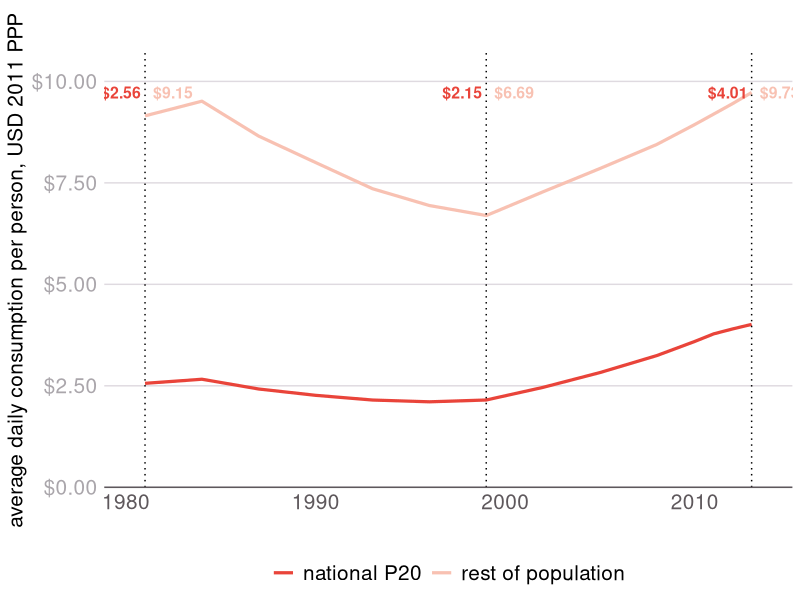
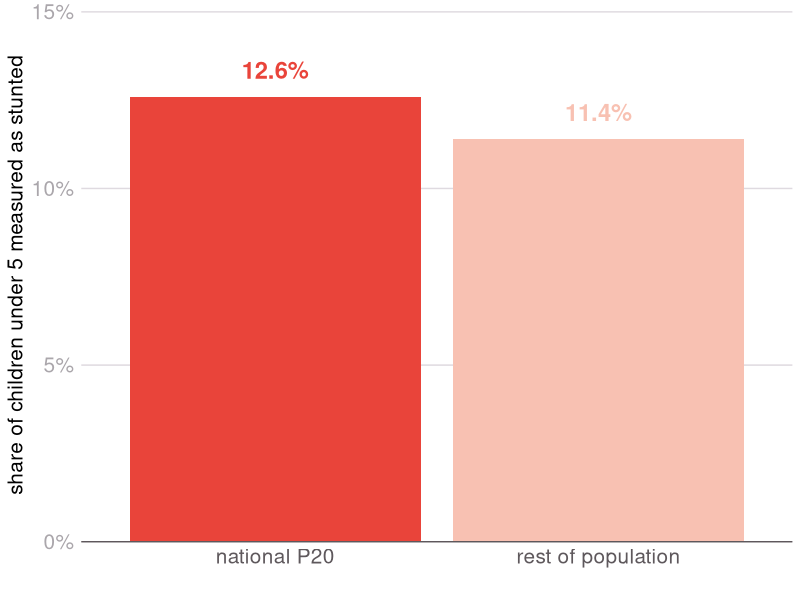
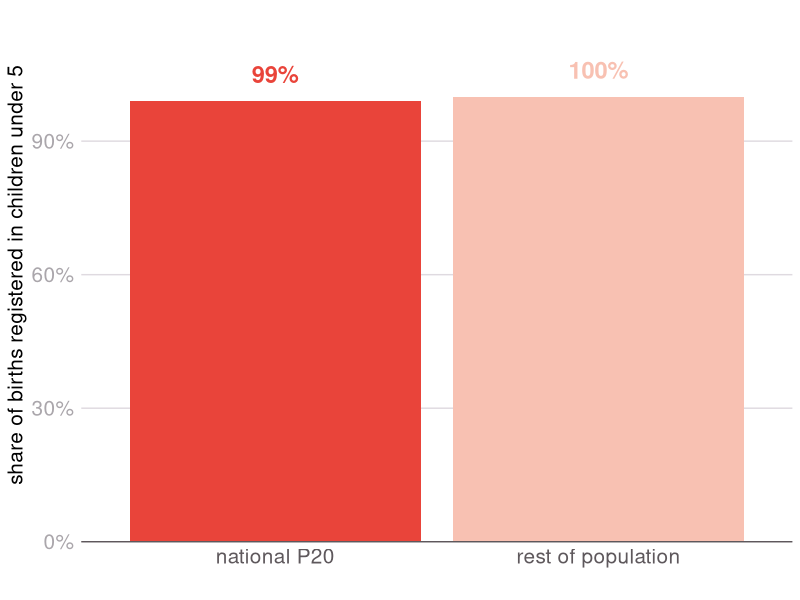
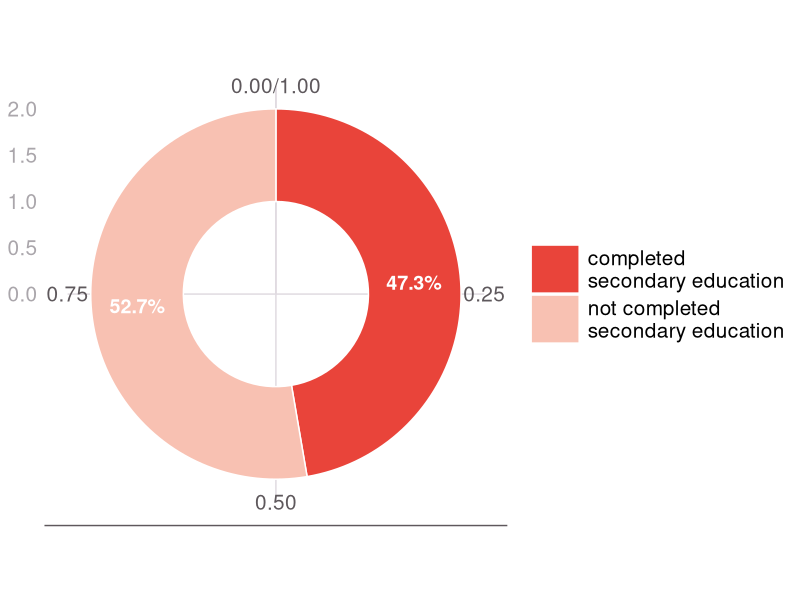

Here is the R script that generated these plots, in order: (Note: this script raises an error after producing the figures.)
list.of.packages <- c("data.table","varhandle","reshape2","ggplot2","scales")
new.packages <- list.of.packages[!(list.of.packages %in% installed.packages()[,"Package"])]
if(length(new.packages)) install.packages(new.packages)
lapply(list.of.packages, require, character.only=T)

# C1: Income trends line
# C2: Stunting bar (LI only)
# C3: Birth reg bar (LI only)
# C4: Secondary educ donut
# C5: Secondary educ bar (LI only)
# C6: Under 5 mort bar (LI only)
# C7: Obesity line (HI only)

setwd("~/git/p20-profiles-2018")

getmode <- function(v) {
  uniqv <- unique(v)
  uniqv[which.max(tabulate(match(v, uniqv)))]
}

light.grey = "#DFDAE0"
mid.grey = "#AAA6AB"
dark.grey = "#5E585C"
red = "#E9443A"
pink = "#F8C1B2"
font.size = 15
line.size = 1.1
dpi = 300
two_tone = scale_color_manual(values=c(red,pink))
two_tone_fill = scale_fill_manual(values=c(red,pink))

simple_style = theme_bw() +
  theme(
    panel.border = element_blank()
    ,panel.grid.major.x = element_blank()
    ,panel.grid.major.y = element_line(color=light.grey )
    ,panel.background = element_blank()
    ,plot.background = element_blank()
    ,panel.grid.minor = element_blank()
    ,axis.line.x = element_line(colour = dark.grey)
    ,axis.line.y = element_blank()
    ,axis.text.x = element_text(colour=dark.grey, size=font.size)
    ,axis.text.y = element_text(colour=mid.grey, size=font.size)
    ,axis.title = element_text(size=font.size)
    ,axis.ticks = element_blank()
    ,legend.text = element_text(size=font.size))


countries <- read.csv("data/countries.csv",na.strings="")
countries$original.order = c(1:nrow(countries))

for(theslug in countries$slug){
  country = subset(countries,slug==theslug)[1,]
  lowincome = country$lowincome
  if(lowincome){
    for(i in c(1:6)){
      chart_name = paste0("charts/",theslug,"_c",i,".png")
      file.copy("final_template/no_data_text.png",chart_name,overwrite=T)
    }
  }else{
    for(i in c(1,4,7)){
      chart_name = paste0("charts/",theslug,"_c",i,".png")
      file.copy("final_template/no_data_text.png",chart_name,overwrite=T)
    }
  }
}

c1_data = read.csv("data/IncomeGapGraph.csv")
if(!"longname" %in% names(c1_data)){setnames(c1_data,"Country","longname")}
if(is.factor(c1_data$longname)){c1_data$longname=unfactor(c1_data$longname)}
c1_data$longname[which(c1_data$longname=="Cabo Verde")] = "Cape Verde"
c1_data$longname[which(c1_data$longname=="Congo")] = "Republic of Congo"
c1_data$longname[which(c1_data$longname=="Cote d'Ivoire")] = "Côte d’Ivoire"
c1_data$longname[which(c1_data$longname=="Lao People's Democratic Republic")] = "Lao People’s Democratic Republic"
missing_from_c1 = setdiff(countries$longname,c1_data$longname)
c1_missing_from_countries = setdiff(c1_data$longname,countries$longname)

c2_data <- read.csv("data/stunting.csv")
if(!"longname" %in% names(c2_data)){setnames(c2_data,"CountryName","longname")}
if(is.factor(c2_data$longname)){c2_data$longname=unfactor(c2_data$longname)}
c2_data$longname[which(c2_data$longname=="Cabo Verde")] = "Cape Verde"
c2_data$longname[which(c2_data$longname=="Congo")] = "Republic of Congo"
c2_data$longname[which(c2_data$longname=="Cote d'Ivoire")] = "Côte d’Ivoire"
c2_data$longname[which(c2_data$longname=="Lao People's Democratic Republic")] = "Lao People’s Democratic Republic"
c2_data$longname[which(c2_data$longname=="Democratic People's Republic of Korea")] = "Democratic People’s Republic of Korea"
missing_from_c2 = setdiff(countries$longname,c2_data$longname)
c2__missing_from_countries = setdiff(c2_data$longname,countries$longname)

c3_data <- read.csv("data/birthregP20.csv",fileEncoding="latin1")
if(!"longname" %in% names(c3_data)){setnames(c3_data,"CountryName","longname")}
if(is.factor(c3_data$longname)){c3_data$longname=unfactor(c3_data$longname)}
if(is.factor(c3_data$NP20.Reg)){c3_data$NP20.Reg=unfactor(c3_data$NP20.Reg)}
c3_data$NP20.Reg = gsub("\u0096","",c3_data$NP20.Reg)
c3_data$NP20.Reg[which(c3_data$longname=="Solomon Islands")] <- "87"
c3_data$NP20.Reg = as.numeric(c3_data$NP20.Reg)
c3_data$longname[which(c3_data$longname=="Cabo Verde")] = "Cape Verde"
c3_data$longname[which(c3_data$longname=="Congo")] = "Republic of Congo"
c3_data$longname[which(c3_data$longname=="Cote d'Ivoire")] = "Côte d’Ivoire"
c3_data$longname[which(c3_data$longname=="Lao People's Democratic Republic")] = "Lao People’s Democratic Republic"
c3_data$longname[which(c3_data$longname=="Democratic People's Republic of Korea")] = "Democratic People’s Republic of Korea"
c3_data$longname[which(c3_data$longname=="Libyan Arab Jamahiriya")] = "State of Libya"
missing_from_c3 = setdiff(countries$longname,c3_data$longname)
c3__missing_from_countries = setdiff(c3_data$longname,countries$longname)

c4_data <- read.csv("data/ntl_secondarycompletion.csv")
if(!"longname" %in% names(c4_data)){setnames(c4_data,"CountryName","longname")}
if(is.factor(c4_data$longname)){c4_data$longname=unfactor(c4_data$longname)}
c4_data$longname[which(c4_data$longname=="Cabo Verde")] = "Cape Verde"
c4_data$longname[which(c4_data$longname=="Congo")] = "Republic of Congo"
c4_data$longname[which(c4_data$longname=="Cote d'Ivoire")] = "Côte d’Ivoire"
c4_data$longname[which(c4_data$longname=="Lao People's Democratic Republic")] = "Lao People’s Democratic Republic"
c4_data$longname[which(c4_data$longname=="Korea, Dem. People’s Rep.")] = "Democratic People’s Republic of Korea"
c4_data$longname[which(c4_data$longname=="Libyan Arab Jamahiriya")] = "State of Libya"
c4_data$longname[which(c4_data$longname=="Virgin Islands (U.S.)")] = "United States Virgin Islands"
c4_data$longname[which(c4_data$longname=="aint Vincent and the Grenadines")] = "Saint Vincent and the Grenadines"
c4_data$longname[which(c4_data$longname=="Macao SAR, China")] = "China, Macao Special Administrative Region"
missing_from_c4 = setdiff(countries$longname,c4_data$longname)
c4__missing_from_countries = setdiff(c4_data$longname,countries$longname)
c4_data = subset(c4_data,!is.na(Secondary.Completion))
c4_data = c4_data[order(c4_data$longname,-c4_data$Year),]
c4_data$dup = duplicated(c4_data$longname)
c4_data = subset(c4_data,!dup)
c4_data$dup = NULL
c4_data$Year = NULL
c4_data$Secondary.non.completion = 100-c4_data$Secondary.Completion

c5_data <- read.csv("data/P20_secondarycompletion.csv")
if(!"longname" %in% names(c5_data)){setnames(c5_data,"CountryName","longname")}
if(is.factor(c5_data$longname)){c5_data$longname=unfactor(c5_data$longname)}
c5_data$longname[which(c5_data$longname=="Cabo Verde")] = "Cape Verde"
c5_data$longname[which(c5_data$longname=="Congo")] = "Republic of Congo"
c5_data$longname[which(c5_data$longname=="Cote d'Ivoire")] = "Côte d’Ivoire"
c5_data$longname[which(c5_data$longname=="Lao People's Democratic Republic")] = "Lao People’s Democratic Republic"
c5_data$longname[which(c5_data$longname=="Korea, Dem. People’s Rep.")] = "Democratic People’s Republic of Korea"
c5_data$longname[which(c5_data$longname=="Libyan Arab Jamahiriya")] = "State of Libya"
c5_data$longname[which(c5_data$longname=="Virgin Islands (U.S.)")] = "United States Virgin Islands"
c5_data$longname[which(c5_data$longname=="aint Vincent and the Grenadines")] = "Saint Vincent and the Grenadines"
c5_data$longname[which(c5_data$longname=="Macao SAR, China")] = "China, Macao Special Administrative Region"
missing_from_c5 = setdiff(countries$longname,c5_data$longname)
c5_missing_from_countries = setdiff(c5_data$longname,countries$longname)
c5_data$Year = NULL

c6_data <- read.csv("data/P20_u5mortality.csv")
if(!"longname" %in% names(c6_data)){setnames(c6_data,"CountryName","longname")}
if(is.factor(c6_data$longname)){c6_data$longname=unfactor(c6_data$longname)}
c6_data$longname[which(c6_data$longname=="Cabo Verde")] = "Cape Verde"
c6_data$longname[which(c6_data$longname=="Congo")] = "Republic of Congo"
c6_data$longname[which(c6_data$longname=="Cote d'Ivoire")] = "Côte d’Ivoire"
c6_data$longname[which(c6_data$longname=="Lao People's Democratic Republic")] = "Lao People’s Democratic Republic"
c6_data$longname[which(c6_data$longname=="Korea, Dem. People’s Rep.")] = "Democratic People’s Republic of Korea"
c6_data$longname[which(c6_data$longname=="Libyan Arab Jamahiriya")] = "State of Libya"
c6_data$longname[which(c6_data$longname=="Virgin Islands (U.S.)")] = "United States Virgin Islands"
c6_data$longname[which(c6_data$longname=="aint Vincent and the Grenadines")] = "Saint Vincent and the Grenadines"
c6_data$longname[which(c6_data$longname=="Macao SAR, China")] = "China, Macao Special Administrative Region"
missing_from_c6_ = setdiff(countries$longname,c6_data$longname)
c6__missing_from_countries = setdiff(c6_data$longname,countries$longname)
c6_data = subset(c6_data,!is.na(U5Mortality.Rest))
c6_data = c6_data[order(c6_data$longname,-c6_data$Year),]
c6_data$dup = duplicated(c6_data$longname)
c6_data = subset(c6_data,!dup)
c6_data$dup = NULL
c6_data$Year = NULL

c7_data <- read.csv("data/obesityrates.csv")
if(!"longname" %in% names(c7_data)){setnames(c7_data,"CountryName","longname")}
if(is.factor(c7_data$longname)){c7_data$longname=unfactor(c7_data$longname)}
c7_data$longname[which(c7_data$longname=="Cabo Verde")] = "Cape Verde"
c7_data$longname[which(c7_data$longname=="Congo")] = "Republic of Congo"
c7_data$longname[which(c7_data$longname=="Cote d'Ivoire")] = "Côte d’Ivoire"
c7_data$longname[which(c7_data$longname=="Lao People's Democratic Republic")] = "Lao People’s Democratic Republic"
c7_data$longname[which(c7_data$longname=="Democratic People's Republic of Korea")] = "Democratic People’s Republic of Korea"
c7_data$longname[which(c7_data$longname=="Libyan Arab Jamahiriya")] = "State of Libya"
c7_data$longname[which(c7_data$longname=="Virgin Islands (U.S.)")] = "United States Virgin Islands"
c7_data$longname[which(c7_data$longname=="aint Vincent and the Grenadines")] = "Saint Vincent and the Grenadines"
c7_data$longname[which(c7_data$longname=="Macao SAR, China")] = "China, Macao Special Administrative Region"
missing_from_obesity = setdiff(countries$longname,c7_data$longname)
obesity_missing_from_countries = setdiff(c7_data$longname,countries$longname)

# test_slugs = c("uganda","usa","united-kingdom")
# for(theslug in test_slugs){
for(theslug in countries$slug){
  country = subset(countries,slug==theslug)[1,]
  lowincome = country$lowincome
  thelongname = country$longname
  message(thelongname)
  ###C1####
  c1_chart_name = paste0("charts/",theslug,"_c1.png")
  c1_data_sub = subset(c1_data,longname==thelongname)
  if(nrow(c1_data_sub)>0){
    if(getmode(c1_data_sub$income.consumption)=="Income"){
      y_axis_lab = "average daily income per person, USD 2011 PPP"
    } else{
      y_axis_lab = "average daily consumption per person, USD 2011 PPP"
    }
    keep = c("Year","longname","national.P20.average","rest.of.population.average")
    c1_data_sub = c1_data_sub[keep]
    names(c1_data_sub) = c("Year","longname","national P20","rest of population")
    c1_data_melt = melt(c1_data_sub,id.vars=c("Year","longname"))
    c1_max = max(c1_data_melt$value)
    c1_year_min = min(c1_data_melt$Year,na.rm=T)
    c1_year_max = max(c1_data_melt$Year,na.rm=T)
    if(!is.na(c1_max)){
      c1 = ggplot(c1_data_melt,aes(x=Year,y=value,group=variable,color=variable)) +
        geom_line(size=line.size) +
        two_tone +
        scale_y_continuous(expand=c(0,0), limits=c(0,c1_max*1.1),label=dollar) +
        expand_limits(x=c(c1_year_min-0.5,c1_year_max+0.5)) +
        geom_vline(xintercept=c(c1_year_min,1999,c1_year_max),linetype="dotted") +
        geom_text(
          data=subset(c1_data_melt,Year %in% c(c1_year_min,1999,c1_year_max) & variable=="national P20")
          ,aes(label=dollar_format(largest_with_cents=10)(value),y=c1_max,fontface="bold")
          ,size=4
          ,hjust=1.1
          ,show.legend=F
        ) +
        geom_text(
          data=subset(c1_data_melt,Year %in% c(c1_year_min,1999,c1_year_max) & variable=="rest of population")
          ,aes(label=dollar_format(largest_with_cents=10)(value),y=c1_max,fontface="bold")
          ,size=4
          ,hjust=-0.2
          ,show.legend=F
        ) +
        labs(y = y_axis_lab, x="",title="\n") +
        simple_style +
        theme(
          legend.position="bottom",
          legend.title=element_blank(),
          axis.line.x = element_line(colour = dark.grey),
        )
      ggsave(c1_chart_name,c1,units="in",dpi=dpi,width=(1000/dpi),height=(770/dpi),scale=3) 
    }
  }
  ###C2####
  c2_chart_name = paste0("charts/",theslug,"_c2.png")
  if(lowincome){
    c2_data_sub = subset(c2_data,longname==thelongname)
    if(nrow(c2_data_sub)>0){
      y_axis_lab = "share of children under 5 measured as stunted"
      keep = c("longname","nationalP20stunting","restP20stunting")
      c2_data_sub = c2_data_sub[keep]
      names(c2_data_sub) = c("longname","national P20","rest of population")
      c2_data_melt = melt(c2_data_sub,id.vars=c("longname"))
      c2_data_melt$value = c2_data_melt$value/100
      c2_max = max(c2_data_melt$value)
      if(!is.na(c2_max)){
        c2 = ggplot(c2_data_melt,aes(x=variable,y=value,fill=variable)) +
          geom_bar(stat="identity") +
          two_tone_fill +
          scale_y_continuous(expand=c(0,0), limits=c(0,c2_max*1.2),label=percent) +
          geom_text(aes(label=percent(value),color=variable),vjust=-1,size=6,fontface="bold") +
          two_tone +
          labs(y = y_axis_lab, x="") +
          simple_style +
          theme(
            legend.position="none",
            legend.title=element_blank(),
            axis.line.x = element_line(colour = dark.grey),
          )
        ggsave(c2_chart_name,c2,units="in",dpi=dpi,width=(1000/dpi),height=(600/dpi),scale=3)
      }
    } 
  }
  ###C3####
  c3_chart_name = paste0("charts/",theslug,"_c3.png")
  if(lowincome){
    c3_data_sub = subset(c3_data,longname==thelongname)
    if(nrow(c3_data_sub)>0){
      y_axis_lab = "share of births registered in children under 5"
      names(c3_data_sub) = c("longname","national P20","rest of population")
      c3_data_melt = melt(c3_data_sub,id.vars=c("longname"))
      c3_data_melt$value = c3_data_melt$value/100
      c3_max = max(c3_data_melt$value)
      if(!is.na(c3_max)){
        c3 = ggplot(c3_data_melt,aes(x=variable,y=value,fill=variable)) +
          geom_bar(stat="identity") +
          two_tone_fill +
          scale_y_continuous(expand=c(0,0), limits=c(0,c3_max*1.2),label=percent) +
          geom_text(aes(label=percent(value),color=variable),vjust=-1,size=6,fontface="bold") +
          two_tone +
          labs(y = y_axis_lab, x="") +
          simple_style +
          theme(
            legend.position="none",
            legend.title=element_blank(),
            axis.line.x = element_line(colour = dark.grey),
          )
        ggsave(c3_chart_name,c3,units="in",dpi=dpi,width=(1000/dpi),height=(600/dpi),scale=3) 
      }
    } 
  }
  ###C4####
  c4_chart_name = paste0("charts/",theslug,"_c4.png")
  c4_data_sub = subset(c4_data,longname==thelongname)
  if(nrow(c4_data_sub)>0){
    names(c4_data_sub) = c("longname","completed \nsecondary education","not completed \nsecondary education")
    c4_data_melt = melt(c4_data_sub,id.vars=c("longname"))
    if(!is.na(max(c4_data_melt$value,na.rm=T))){
      c4_data_melt$value = c4_data_melt$value/100
      c4_data_melt$ymax = cumsum(c4_data_melt$value)
      c4_data_melt$ymin = c(0, head(c4_data_melt$ymax, n=-1))
      c4 = ggplot(c4_data_melt,aes(fill=variable,ymax=ymax,ymin=ymin,xmax=2,xmin=1)) +
        geom_rect(color="white") +
        geom_text(
          data=subset(c4_data_melt,value>0.01),
          aes(label=percent(value),x=1.5,y=ymin+(0.5*value),fontface="bold"),
          color="white",
          size=5
        ) +
        two_tone_fill +
        coord_polar(theta="y") +
        xlim(c(0,2)) +
        simple_style +
        theme(
          axis.title=element_blank(),
          axis.text=element_blank(),
          axis.line=element_blank(),
          panel.grid=element_blank(),
          legend.title=element_blank(),
          legend.position="right"
        ) + 
        guides(fill=guide_legend(
          keywidth=0.5,
          keyheight=0.5,
          default.unit="inch")
        )
      ggsave(c4_chart_name,c4,units="in",dpi=dpi,width=(1000/dpi),height=(550/dpi),scale=3)
    }
  }
  ###C5####
  c5_chart_name = paste0("charts/",theslug,"_c5.png")
  if(lowincome){
    c5_data_sub = subset(c5_data,longname==thelongname)
    if(nrow(c5_data_sub)>0){
      y_axis_lab = "% who have completed secondary school"
      names(c5_data_sub) = c("longname","national P20","rest of population")
      c5_data_melt = melt(c5_data_sub,id.vars=c("longname"))
      c5_data_melt$value = c5_data_melt$value/100
      c5_max = max(c5_data_melt$value)
      if(!is.na(c5_max)){
        c5 = ggplot(c5_data_melt,aes(x=variable,y=value,fill=variable)) +
          geom_bar(stat="identity") +
          two_tone_fill +
          scale_y_continuous(expand=c(0,0), limits=c(0,c5_max*1.2),label=percent) +
          geom_text(aes(label=percent(value),color=variable),vjust=-1,size=6,fontface="bold") +
          two_tone +
          labs(y = y_axis_lab, x="") +
          simple_style +
          theme(
            legend.position="none",
            legend.title=element_blank(),
            axis.line.x = element_line(colour = dark.grey),
          )
        ggsave(c5_chart_name,c5,units="in",dpi=dpi,width=(1000/dpi),height=(660/dpi),scale=3) 
      }
    } 
  }
  ###C6####
  c6_chart_name = paste0("charts/",theslug,"_c6.png")
  if(lowincome){
    c6_data_sub = subset(c6_data,longname==thelongname)
    if(nrow(c6_data_sub)>0){
      y_axis_lab = "under 5 mortality rate per 1,000 live births"
      names(c6_data_sub) = c("longname","national P20","rest of population")
      c6_data_melt = melt(c6_data_sub,id.vars=c("longname"))
      c6_data_melt$value = c6_data_melt$value/100
      c6_max = max(c6_data_melt$value)
      if(!is.na(c6_max)){
        c6 = ggplot(c6_data_melt,aes(x=variable,y=value,fill=variable)) +
          geom_bar(stat="identity") +
          two_tone_fill +
          scale_y_continuous(expand=c(0,0), limits=c(0,c6_max*1.2),label=percent) +
          geom_text(aes(label=percent(value),color=variable),vjust=-1,size=6,fontface="bold") +
          two_tone +
          labs(y = y_axis_lab, x="") +
          simple_style +
          theme(
            legend.position="none",
            legend.title=element_blank(),
            axis.line.x = element_line(colour = dark.grey),
          )
        ggsave(c6_chart_name,c6,units="in",dpi=dpi,width=(1000/dpi),height=(590/dpi),scale=3) 
      }
    } 
  }
  ###C7####
  c7_chart_name = paste0("charts/",theslug,"_c7.png")
  if(!lowincome){
    c7_data_sub = subset(c7_data,longname==thelongname)
    if(nrow(c7_data_sub)>0){
      y_axis_lab = "% population who are obese"
      c7_data_melt = melt(c7_data_sub,id.vars=c("Year","longname"))
      c7_max = max(c7_data_melt$value)
      c7_year_min = min(c7_data_melt$Year,na.rm=T)
      c7_year_max = max(c7_data_melt$Year,na.rm=T)
      if(!is.na(c7_max)){
        c7 = ggplot(c7_data_melt,aes(x=Year,y=value,group=variable,color=variable)) +
          geom_line(size=line.size) +
          two_tone +
          scale_y_continuous(expand=c(0,0), limits=c(0,c7_max*1.1),label=percent) +
          expand_limits(x=c(c7_year_min-0.5,c7_year_max+0.5)) +
          labs(y = y_axis_lab, x="") +
          simple_style +
          theme(
            legend.position="none",
            legend.title=element_blank(),
            axis.line.x = element_line(colour = dark.grey),
          )
        ggsave(c7_chart_name,c7,units="in",dpi=dpi,width=(1000/dpi),height=(650/dpi),scale=3) 
      }
    }
  }
}
